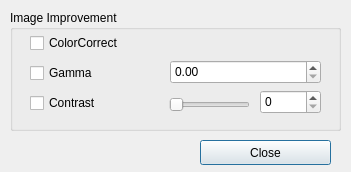
<?xml version="1.0" encoding="UTF-8"?>
<ui version="4.0">
 <class>CImageImprovement</class>
 <widget class="QDialog" name="CImageImprovement">
  <property name="geometry">
   <rect>
    <x>0</x>
    <y>0</y>
    <width>351</width>
    <height>172</height>
   </rect>
  </property>
  <property name="windowTitle">
   <string>Image Improvement</string>
  </property>
  <widget class="QGroupBox" name="ImageImprovement">
   <property name="geometry">
    <rect>
     <x>10</x>
     <y>10</y>
     <width>331</width>
     <height>121</height>
    </rect>
   </property>
   <property name="title">
    <string>Image Improvement</string>
   </property>
   <widget class="QSpinBox" name="ContrastSpin">
    <property name="geometry">
     <rect>
      <x>250</x>
      <y>80</y>
      <width>61</width>
      <height>24</height>
     </rect>
    </property>
   </widget>
   <widget class="QSlider" name="ContrastSlider">
    <property name="geometry">
     <rect>
      <x>159</x>
      <y>85</y>
      <width>81</width>
      <height>20</height>
     </rect>
    </property>
    <property name="inputMethodHints">
     <set>Qt::InputMethodHint::ImhNone</set>
    </property>
    <property name="orientation">
     <enum>Qt::Orientation::Horizontal</enum>
    </property>
    <property name="invertedAppearance">
     <bool>false</bool>
    </property>
    <property name="invertedControls">
     <bool>false</bool>
    </property>
    <property name="tickPosition">
     <enum>QSlider::TickPosition::NoTicks</enum>
    </property>
   </widget>
   <widget class="QDoubleSpinBox" name="GammaSpin">
    <property name="geometry">
     <rect>
      <x>160</x>
      <y>50</y>
      <width>151</width>
      <height>24</height>
     </rect>
    </property>
    <property name="correctionMode">
     <enum>QAbstractSpinBox::CorrectionMode::CorrectToPreviousValue</enum>
    </property>
   </widget>
   <widget class="QCheckBox" name="GammaCheckBox">
    <property name="geometry">
     <rect>
      <x>20</x>
      <y>53</y>
      <width>86</width>
      <height>20</height>
     </rect>
    </property>
    <property name="text">
     <string>Gamma</string>
    </property>
   </widget>
   <widget class="QCheckBox" name="ContrastCheckBox">
    <property name="geometry">
     <rect>
      <x>20</x>
      <y>83</y>
      <width>141</width>
      <height>20</height>
     </rect>
    </property>
    <property name="text">
     <string>Contrast</string>
    </property>
   </widget>
   <widget class="QCheckBox" name="ColorCorrect">
    <property name="geometry">
     <rect>
      <x>20</x>
      <y>23</y>
      <width>111</width>
      <height>20</height>
     </rect>
    </property>
    <property name="text">
     <string>ColorCorrect</string>
    </property>
   </widget>
  </widget>
  <widget class="QPushButton" name="ImageImprovement_Close">
   <property name="geometry">
    <rect>
     <x>200</x>
     <y>140</y>
     <width>131</width>
     <height>25</height>
    </rect>
   </property>
   <property name="text">
    <string>Close</string>
   </property>
  </widget>
 </widget>
 <tabstops>
  <tabstop>ColorCorrect</tabstop>
  <tabstop>GammaCheckBox</tabstop>
  <tabstop>GammaSpin</tabstop>
  <tabstop>ContrastCheckBox</tabstop>
  <tabstop>ContrastSlider</tabstop>
  <tabstop>ContrastSpin</tabstop>
  <tabstop>ImageImprovement_Close</tabstop>
 </tabstops>
 <resources/>
 <connections/>
</ui>
